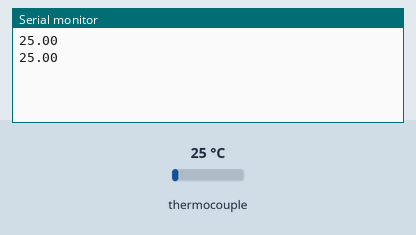
Bench run of a sketch on a simulated Arduino Uno, built with avr-gcc and run on an emulated ATmega328P. Parts: the last lines printed to the serial monitor. Inputs (shaded band) come from the test bench; at power-on: thermocouple 25 °C.

Above: at 2.2 s.
2.3 s: thermocouple set to 6 °C
At 3.6 s:
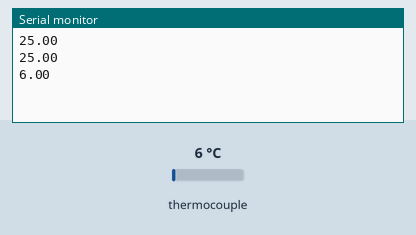
3.8 s: thermocouple set to 75 °C
At 4.6 s:
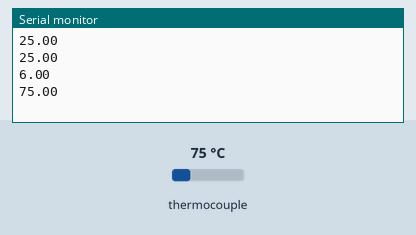
Timing chart, 0 to 6.8 s (numbered marks = the images above; inputs shaded):
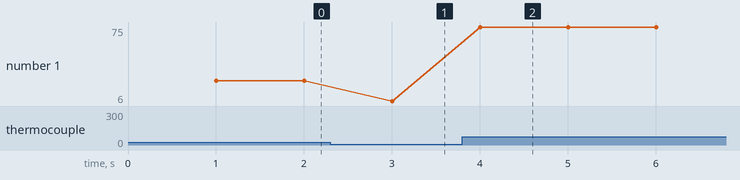

The sketch:

Adafruit_Max31855_read.ino
```cpp
//#include <max6675.h>

#include <Adafruit_MAX31855.h>


#include <SPI.h>


#define MAXDO 29 //corresponds to MISO output on header, connects to DO
#define MAXCLK 33 //clock on ICSP header to CLK
#define SS 31 //Slave select from D6 to CS

//create thermocouple object

Adafruit_MAX31855 thermocouple(MAXCLK,SS,MAXDO);
//MAX6675 thermocouple(MAXCLK,SS,MAXDO);

void setup() {
  Serial.begin(9600);
  // put your setup code here, to run once:
  delay(1000);
  thermocouple.begin();

}

void loop() {
//  Serial.print("Measured: ");
//  Serial.println(thermocouple.readInternal());
//  Serial.print("C=");
   Serial.println((float)thermocouple.readCelsius());
  //Serial.println(thermocouple.readError());

  delay(1000);
  // put your main code here, to run repeatedly:

}
```

Measured:
- after the input at 2.3 s, the serial monitor: prints a new line after 0.70 s (image 1)
- after the input at 3.8 s, the serial monitor: prints a new line after 0.20 s (image 2)
- plotted number 1: 25 → 6 after the input at 2.3 s, 6 → 75 after the input at 3.8 s
